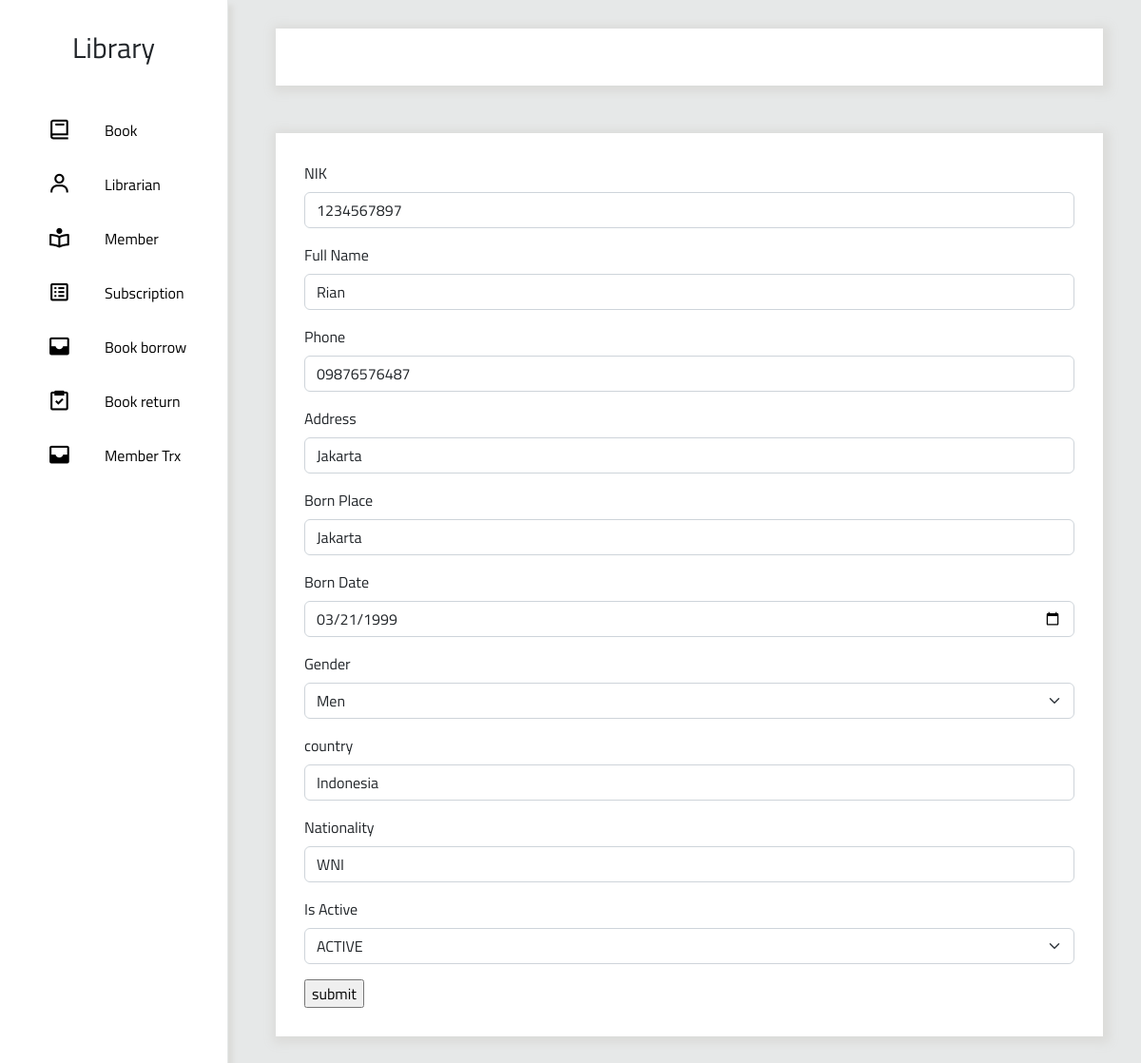
The app's page /index.php/member/edit/5 with its own data.
### tables this page shows
CREATE TABLE `members` (
  `id` int(11) NOT NULL,
  `nik` varchar(20) NOT NULL,
  `full_name` varchar(100) NOT NULL,
  `phone` varchar(15) NOT NULL,
  `address` varchar(200) DEFAULT NULL,
  `born_place` varchar(50) NOT NULL,
  `born_date` date NOT NULL,
  `gender` enum('L','P','O') NOT NULL,
  `country` varchar(100) DEFAULT NULL,
  `nationality` enum('WNI') DEFAULT 'WNI',
  `is_active` tinyint(1) DEFAULT 1,
  `created_at` timestamp NULL DEFAULT NULL,
  `updated_at` timestamp NULL DEFAULT NULL
);

### application/controllers/member.php (called while the page is built, shortened)
<?php
class Member extends CI_Controller
{
    public function __construct()
    {
        $this->load->model('Member_model', 'member');
        $this->load->library('form_validation');
    }
    public function edit($id)
    {
        $data['data'] = $this->member->findById($id);
        $this->load->view('template/header');
        $this->load->view('template/navbar');
        $this->load->view('member/edit', $data);
        $this->load->view('template/footer');
    }
}

### index.php (called while the page is built, shortened)
<?php
require_once BASEPATH.'core/CodeIgniter.php';

### application/models/Member_model.php (called while the page is built, shortened)
<?php
class Member_model extends CI_Model{
    protected $table= 'members';
    public function findById($id){
        return $this->db->query("select * from $this->table where id=?",[$id])->row();
    }
}

### application/views/member/edit.php (the view, shortened to what this page needs)
<form action="<?= base_url('index.php/member/edit/' . $data->id) ?>" method="post" enctype="multipart/form-data" class="needa-validation">
  <div class="mb-3">
    <label for="exampleFormControlInput1" class="form-label">NIK</label>
    <input type="text" class="form-control" value="<?= $data->nik ?>" name="nik" id="exampleFormControlInput1" placeholder="name@example.com">
  </div>
  <div class="mb-3">
    <label for="exampleFormControlInput1" class="form-label">Full Name</label>
    <input type="text" class="form-control" value="<?= $data->full_name ?>" name="full_name" id="exampleFormControlInput1" placeholder="name@example.com">
  </div>
  <div class="mb-3">
    <label for="exampleFormControlInput1" class="form-label">Phone</label>
    <input type="text" class="form-control" value="<?= $data->phone ?>" name="phone" id="exampleFormControlInput1" placeholder="name@example.com">
  </div>
  <div class="mb-3">
    <label for="exampleFormControlInput1" class="form-label">Address</label>
    <input type="text" class="form-control" value="<?= $data->address ?>" name="address" id="exampleFormControlInput1" placeholder="name@example.com">
  </div>
  <div class="mb-3">
    <label for="exampleFormControlInput1" class="form-label">Born Place</label>
    <input type="text" class="form-control" value="<?= $data->born_place ?>" name="born_place" id="exampleFormControlInput1" placeholder="name@example.com">
  </div>
  <div class="mb-3">
    <label for="exampleFormControlInput1" class="form-label">Born Date</label>
    <input type="date" class="form-control" value="<?= $data->born_date ?>" name="born_date" id="exampleFormControlInput1" placeholder="name@example.com">
  </div>
  <div class="mb-3">
    <label for="exampleFormControlInput1" class="form-label">Gender</label>
    <select class="form-select" aria-label="Default select example" name="gender">
  <option value="L" <?php if( $data->gender== 'L' ){ echo "selected"; } ?>>Men</option>
</select>
  </div>
  <div class="mb-3">
    <label for="exampleFormControlInput1" class="form-label">country</label>
    <input type="text" class="form-control" value="<?= $data->country ?>" name="country" id="exampleFormControlInput1" placeholder="name@example.com">
  </div>
  <div class="mb-3">
    <label for="exampleFormControlInput1" class="form-label">Nationality</label>
    <input type="text" class="form-control" value="<?= $data->nationality ?>" name="nationality" id="exampleFormControlInput1" placeholder="name@example.com">
  </div>
  <div class="mb-3">
    <label for="exampleFormControlInput1" class="form-label">Is Active</label>
    <select class="form-select" aria-label="Default select example" name="is_active">
  <option value="1" <?php if( $data->is_active== '1' ){ echo "selected"; } ?>>ACTIVE</option>
</select>
  </div>
  <input type="submit" value="submit">
</form>

### application/views/template/header.php (style rules this page uses)
* { font-family: 'Titillium Web', sans-serif }
body { background-color: #e6e8e8; }
* { text-decoration: none; }

### records on screen
members: nik "1234567897", full_name "Rian", phone "09876576487", address "Jakarta", born_place "Jakarta", born_date "03/21/1999", gender "Men", country "Indonesia", nationality "WNI", is_active "ACTIVE"
